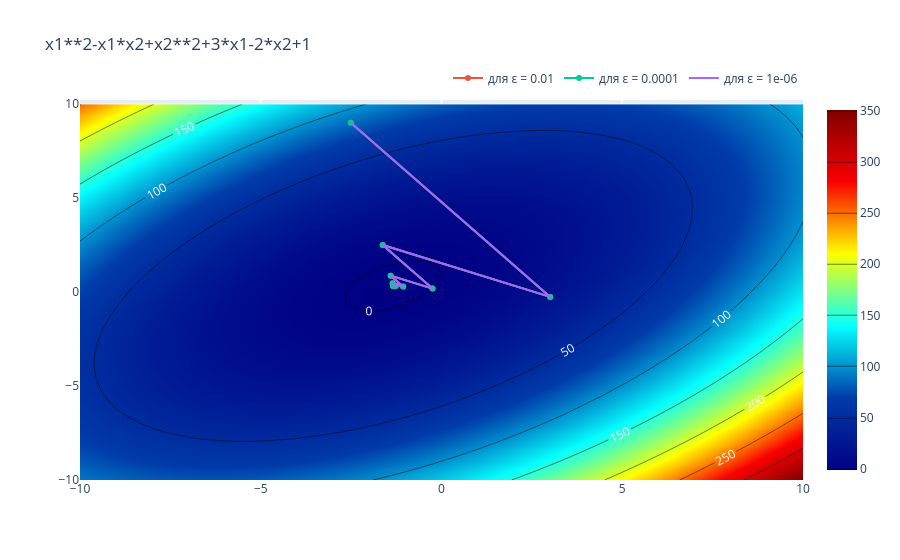
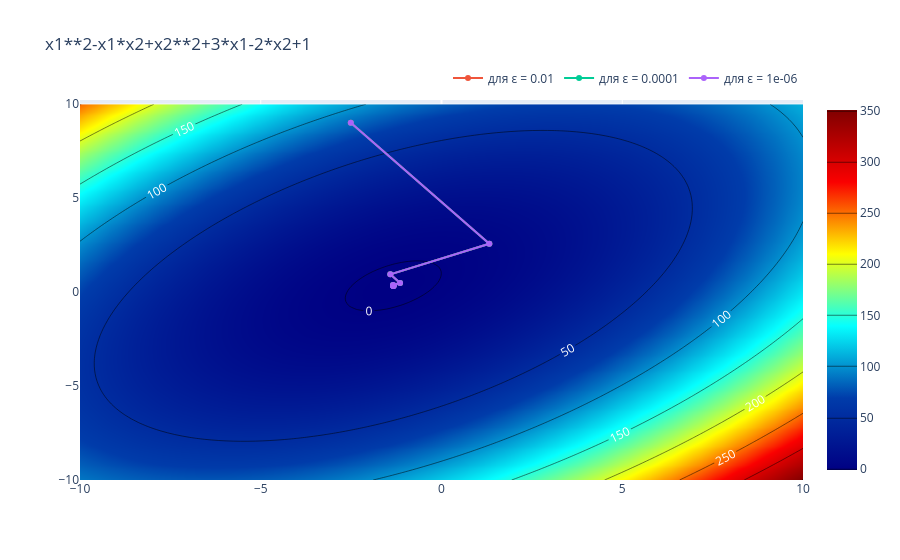

Source (notebook cell) for these figures, in order:
### Markdown cell above
### Градиентные методы многомерной минимизации
К основным градиентным методам многомерной минимизации относят:
1. метод градиентного спуска с постоянным шагом;
2. метод наискорейшего градиентного спуска;
3. овражный метод.

Основными численными методами многомерной минимизации второго порядка
являются:
1. метод Ньютона;
2. метод Метод Ньютона с регулировкой шага;
3. метод Левенберга-Марквардта.

#### Вариант заданий для поиска минимума градиентным методом
|Номер|градиент метод|функция|
| --- | --- | --- |
|13|1,2|f(x1, x2) = x1^2-x1x2+x2^2+3x1-2x2+1|

#### Вариант заданий для поиска минимума методами второго порядка
|Номер|Метод 2-го порядка|функция|
| --- | --- | --- |
|13|1|f(x1,x2)=100(1-x1^2-x2^2)^2+(x1-1)^2+x2^2|

Для градиентных методов исследовать сходимость алгоритма, фиксируя найденное решение, значение функции, количество итераций метода и количество вычислений функции в зависимости от задаваемой точности поиска (ε = 10−2, 10−4, 10−6). Результаты оформить в виде таблицы:

Для метода второго порядка исследовать сходимость алгоритма по числу итераций при выборе различных начальных точек (не менее трёх). Результаты оформить в виде таблицы:

### Code cell
import numpy as np
import sympy as sp
from scipy.optimize import minimize_scalar
import plotly.graph_objects as go

def csgradM(f, x0, e1, e2, gamma, M):
    x = x0
    x1, x2 = sp.symbols('x1, x2')
    fun = sp.lambdify([x1, x2], f, "math")

    trajectory = [x0]
    values = [fun(x[0], x[1])]

    k = 0
    x1d = sp.diff(f, x1)
    x2d = sp.diff(f, x2)
    x1d = sp.lambdify([x1, x2], x1d, "math")
    x2d = sp.lambdify([x1, x2], x2d, "math")

    c = 0

    while k < M:
        c_grad = np.array([x1d(x[0], x[1]), x2d(x[0], x[1])])
        if np.linalg.norm(c_grad) < e1:
            break
        x_next = x - (gamma * c_grad)
        while fun(x_next[0], x_next[1]) - fun(x[0], x[1]) >= 0 and gamma > 1e-10:
            gamma = gamma / 2
            x_next = x - (gamma * c_grad)
        if np.linalg.norm(x_next - x) <= e2 and abs(fun(x_next[0], x_next[1]) - fun(x[0], x[1])) <= e2:
            c += 1
            x = x_next
            trajectory.append(x)
            values.append(fun(x[0], x[1]))
            if c == 2:
                break
        else:
            c = 0
            x = x_next
            trajectory.append(x)
            values.append(fun(x[0], x[1]))
        k += 1
    return np.array(trajectory), np.array(values), k

def qgradM(f, x0, e1, e2, gamma, M):
    def g_calc(gamma):
            x_new = x - gamma * c_grad
            return fun(x_new[0], x_new[1])
    x = x0
    x1, x2 = sp.symbols('x1, x2')
    fun = sp.lambdify([x1, x2], f, "math")

    trajectory = [x0]
    values = [fun(x[0], x[1])]

    

    k = 0
    x1d = sp.diff(f, x1)
    x2d = sp.diff(f, x2)
    x1d = sp.lambdify([x1, x2], x1d, "math")
    x2d = sp.lambdify([x1, x2], x2d, "math")

    c = 0

    while k < M:
        c_grad = np.array([x1d(x[0], x[1]), x2d(x[0], x[1])])
        if np.linalg.norm(c_grad) < e1:
            break
        
        gamma = minimize_scalar(g_calc, bounds=(0, 1e3), method='bounded')
        gamma = gamma.x
        x_next = x - (gamma * c_grad)
        if np.linalg.norm(x_next - x) <= e2 and abs(fun(x_next[0], x_next[1]) - fun(x[0], x[1])) <= e2:
            c += 1
            c += 1
            x = x_next
            trajectory.append(x)
            values.append(fun(x[0], x[1]))
            if c == 2:
                break
        else:
            c = 0
            x = x_next
            trajectory.append(x)
            values.append(fun(x[0], x[1]))
        k += 1
    return np.array(trajectory), np.array(values), k

e_list = [10**(-2), 10**(-4), 10**(-6)]

x1, x2 = sp.symbols('x1, x2')
f = x1**2-x1*x2+x2**2+3*x1-2*x2+1
np.random.seed(42)
x0 = np.random.uniform(-10, 10, size=2)

x1_range = np.linspace(-10, 10, 100)
x2_range = np.linspace(-10, 10, 100)
x, y = np.meshgrid(x1_range, x2_range)
fu = x**2-x*y+y**2+3*x-2*y+1
fig = go.Figure(data=[go.Contour(
    z=fu, x=x1_range, y=x2_range, colorscale='Jet',
    contours=dict(
        coloring = 'heatmap',
        showlabels = True,
        labelfont = dict(
            size = 12,
            color = 'white',
        )
    ) 
)])
fig.update_layout(title=f'x1**2-x1*x2+x2**2+3*x1-2*x2+1') 

for e in e_list:
    print(e)
    ans = csgradM(f, x0=x0, e1 = e, e2 = e, gamma = 1, M = 50)
    print(ans[0][-1], ans[1][-1], ans[2])
    
    fig.add_trace(go.Scatter(x=[i[0] for i in ans[0]], y=[i[1] for i in ans[0]], name=f'для ε = {e}'))
    fig.update_layout(
    legend=dict(
        orientation="h",   
        yanchor="bottom",
        y=1.02,            
        xanchor="right",
        x=1               
    )
)
fig.show()

fig1 = go.Figure(data=[go.Contour(
    z=fu, x=x1_range, y=x2_range, colorscale='Jet',
    contours=dict(
        coloring = 'heatmap',
        showlabels = True,
        labelfont = dict(
            size = 12,
            color = 'white',
        )
    ) 
)])
fig1.update_layout(title=f'x1**2-x1*x2+x2**2+3*x1-2*x2+1') 
for e in e_list:
    print(e)
    ans = qgradM(f, x0=x0, e1 = e, e2 = e, gamma = 1, M = 50)
    print(ans[0][-1], ans[1][-1], ans[2])
    
    fig1.add_trace(go.Scatter(x=[i[0] for i in ans[0]], y=[i[1] for i in ans[0]], name=f'для ε = {e}'))
    fig1.update_layout(
    legend=dict(
        orientation="h",   
        yanchor="bottom",
        y=1.02,            
        xanchor="right",
        x=1               
    )
)
fig1.show()

### Figure 1 — Plotly figure (JSON) as saved in the notebook; plotly's stock layout.template omitted (floating-point values rounded to 4 significant figures; data arrays with more than 128 entries replaced by an {"elided": "..."} marker saying what was removed)
{"data": [{"colorscale": [[0, "rgb(0,0,131)"], [0.2, "rgb(0,60,170)"], [0.4, "rgb(5,255,255)"], [0.6, "rgb(255,255,0)"], [0.8, "rgb(250,0,0)"], [1, "rgb(128,0,0)"]], "contours": {"coloring": "heatmap", "labelfont": {"color": "white", "size": 12}, "showlabels": true}, "type": "contour", "x": [-10.0, -9.798, -9.596, -9.394, -9.192, -8.99, -8.788, -8.586, -8.384, -8.182, -7.98, -7.778, -7.576, -7.374, -7.172, -6.97, -6.768, -6.566, -6.364, -6.162, -5.96, -5.758, -5.556, -5.354, -5.152, -4.949, -4.747, -4.545, -4.343, -4.141, -3.939, -3.737, -3.535, -3.333, -3.131, -2.929, -2.727, -2.525, -2.323, -2.121, -1.919, -1.717, -1.515, -1.313, -1.111, -0.9091, -0.7071, -0.5051, -0.303, -0.101, 0.101, 0.303, 0.5051, 0.7071, 0.9091, 1.111, 1.313, 1.515, 1.717, 1.919, 2.121, 2.323, 2.525, 2.727, 2.929, 3.131, 3.333, 3.535, 3.737, 3.939, 4.141, 4.343, 4.545, 4.747, 4.949, 5.152, 5.354, 5.556, 5.758, 5.96, 6.162, 6.364, 6.566, 6.768, 6.97, 7.172, 7.374, 7.576, 7.778, 7.98, 8.182, 8.384, 8.586, 8.788, 8.99, 9.192, 9.394, 9.596, 9.798, 10.0], "y": [-10.0, -9.798, -9.596, -9.394, -9.192, -8.99, -8.788, -8.586, -8.384, -8.182, -7.98, -7.778, -7.576, -7.374, -7.172, -6.97, -6.768, -6.566, -6.364, -6.162, -5.96, -5.758, -5.556, -5.354, -5.152, -4.949, -4.747, -4.545, -4.343, -4.141, -3.939, -3.737, -3.535, -3.333, -3.131, -2.929, -2.727, -2.525, -2.323, -2.121, -1.919, -1.717, -1.515, -1.313, -1.111, -0.9091, -0.7071, -0.5051, -0.303, -0.101, 0.101, 0.303, 0.5051, 0.7071, 0.9091, 1.111, 1.313, 1.515, 1.717, 1.919, 2.121, 2.323, 2.525, 2.727, 2.929, 3.131, 3.333, 3.535, 3.737, 3.939, 4.141, 4.343, 4.545, 4.747, 4.949, 5.152, 5.354, 5.556, 5.758, 5.96, 6.162, 6.364, 6.566, 6.768, 6.97, 7.172, 7.374, 7.576, 7.778, 7.98, 8.182, 8.384, 8.586, 8.788, 8.99, 9.192, 9.394, 9.596, 9.798, 10.0], "z": {"elided": "100x100 float values"}}, {"name": "для ε = 0.01", "type": "scatter", "x": [-2.509, 3.007, -1.627, -0.2482, -1.407, -1.062, -1.352, -1.266, -1.338, -1.316, -1.334, -1.329, -1.334], "y": [9.014, -0.2546, 2.504, 0.1864, 0.8759, 0.2966, 0.469, 0.3241, 0.3672, 0.331, 0.3418, 0.3328, 0.3355]}, {"name": "для ε = 0.0001", "type": "scatter", "x": [-2.509, 3.007, -1.627, -0.2482, -1.407, -1.062, -1.352, -1.266, -1.338, -1.316, -1.334, -1.329, -1.334, -1.332, -1.333, -1.333, -1.333, -1.333, -1.333], "y": [9.014, -0.2546, 2.504, 0.1864, 0.8759, 0.2966, 0.469, 0.3241, 0.3672, 0.331, 0.3418, 0.3328, 0.3355, 0.3332, 0.3339, 0.3333, 0.3335, 0.3333, 0.3334]}, {"name": "для ε = 1e-06", "type": "scatter", "x": [-2.509, 3.007, -1.627, -0.2482, -1.407, -1.062, -1.352, -1.266, -1.338, -1.316, -1.334, -1.329, -1.334, -1.332, -1.333, -1.333, -1.333, -1.333, -1.333, -1.333, -1.333, -1.333, -1.333, -1.333, -1.333, -1.333], "y": [9.014, -0.2546, 2.504, 0.1864, 0.8759, 0.2966, 0.469, 0.3241, 0.3672, 0.331, 0.3418, 0.3328, 0.3355, 0.3332, 0.3339, 0.3333, 0.3335, 0.3333, 0.3334, 0.3333, 0.3333, 0.3333, 0.3333, 0.3333, 0.3333, 0.3333]}], "layout": {"legend": {"orientation": "h", "x": 1, "xanchor": "right", "y": 1.02, "yanchor": "bottom"}, "title": {"text": "x1**2-x1*x2+x2**2+3*x1-2*x2+1"}}}

### Figure 2 — Plotly figure (JSON) as saved in the notebook; plotly's stock layout.template omitted (floating-point values rounded to 4 significant figures; data arrays with more than 128 entries replaced by an {"elided": "..."} marker saying what was removed)
{"data": [{"colorscale": [[0, "rgb(0,0,131)"], [0.2, "rgb(0,60,170)"], [0.4, "rgb(5,255,255)"], [0.6, "rgb(255,255,0)"], [0.8, "rgb(250,0,0)"], [1, "rgb(128,0,0)"]], "contours": {"coloring": "heatmap", "labelfont": {"color": "white", "size": 12}, "showlabels": true}, "type": "contour", "x": [-10.0, -9.798, -9.596, -9.394, -9.192, -8.99, -8.788, -8.586, -8.384, -8.182, -7.98, -7.778, -7.576, -7.374, -7.172, -6.97, -6.768, -6.566, -6.364, -6.162, -5.96, -5.758, -5.556, -5.354, -5.152, -4.949, -4.747, -4.545, -4.343, -4.141, -3.939, -3.737, -3.535, -3.333, -3.131, -2.929, -2.727, -2.525, -2.323, -2.121, -1.919, -1.717, -1.515, -1.313, -1.111, -0.9091, -0.7071, -0.5051, -0.303, -0.101, 0.101, 0.303, 0.5051, 0.7071, 0.9091, 1.111, 1.313, 1.515, 1.717, 1.919, 2.121, 2.323, 2.525, 2.727, 2.929, 3.131, 3.333, 3.535, 3.737, 3.939, 4.141, 4.343, 4.545, 4.747, 4.949, 5.152, 5.354, 5.556, 5.758, 5.96, 6.162, 6.364, 6.566, 6.768, 6.97, 7.172, 7.374, 7.576, 7.778, 7.98, 8.182, 8.384, 8.586, 8.788, 8.99, 9.192, 9.394, 9.596, 9.798, 10.0], "y": [-10.0, -9.798, -9.596, -9.394, -9.192, -8.99, -8.788, -8.586, -8.384, -8.182, -7.98, -7.778, -7.576, -7.374, -7.172, -6.97, -6.768, -6.566, -6.364, -6.162, -5.96, -5.758, -5.556, -5.354, -5.152, -4.949, -4.747, -4.545, -4.343, -4.141, -3.939, -3.737, -3.535, -3.333, -3.131, -2.929, -2.727, -2.525, -2.323, -2.121, -1.919, -1.717, -1.515, -1.313, -1.111, -0.9091, -0.7071, -0.5051, -0.303, -0.101, 0.101, 0.303, 0.5051, 0.7071, 0.9091, 1.111, 1.313, 1.515, 1.717, 1.919, 2.121, 2.323, 2.525, 2.727, 2.929, 3.131, 3.333, 3.535, 3.737, 3.939, 4.141, 4.343, 4.545, 4.747, 4.949, 5.152, 5.354, 5.556, 5.758, 5.96, 6.162, 6.364, 6.566, 6.768, 6.97, 7.172, 7.374, 7.576, 7.778, 7.98, 8.182, 8.384, 8.586, 8.788, 8.99, 9.192, 9.394, 9.596, 9.798, 10.0], "z": {"elided": "100x100 float values"}}, {"name": "для ε = 0.01", "type": "scatter", "x": [-2.509, 1.323, -1.416, -1.146, -1.339, -1.32, -1.334], "y": [9.014, 2.575, 0.945, 0.4913, 0.3764, 0.3445, 0.3364]}, {"name": "для ε = 0.0001", "type": "scatter", "x": [-2.509, 1.323, -1.416, -1.146, -1.339, -1.32, -1.334, -1.332, -1.333, -1.333], "y": [9.014, 2.575, 0.945, 0.4913, 0.3764, 0.3445, 0.3364, 0.3341, 0.3335, 0.3334]}, {"name": "для ε = 1e-06", "type": "scatter", "x": [-2.509, 1.323, -1.416, -1.146, -1.339, -1.32, -1.334, -1.332, -1.333, -1.333, -1.333, -1.333, -1.333, -1.333], "y": [9.014, 2.575, 0.945, 0.4913, 0.3764, 0.3445, 0.3364, 0.3341, 0.3335, 0.3334, 0.3333, 0.3333, 0.3333, 0.3333]}], "layout": {"legend": {"orientation": "h", "x": 1, "xanchor": "right", "y": 1.02, "yanchor": "bottom"}, "title": {"text": "x1**2-x1*x2+x2**2+3*x1-2*x2+1"}}}
